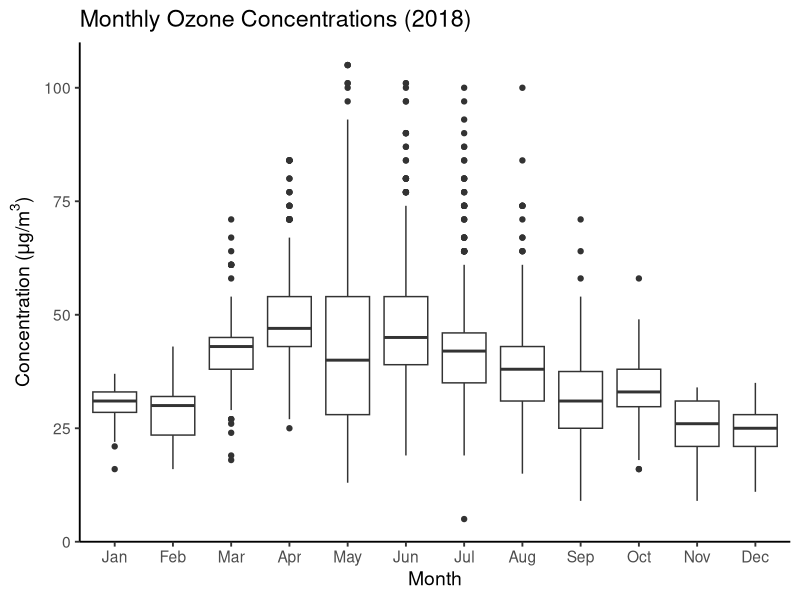
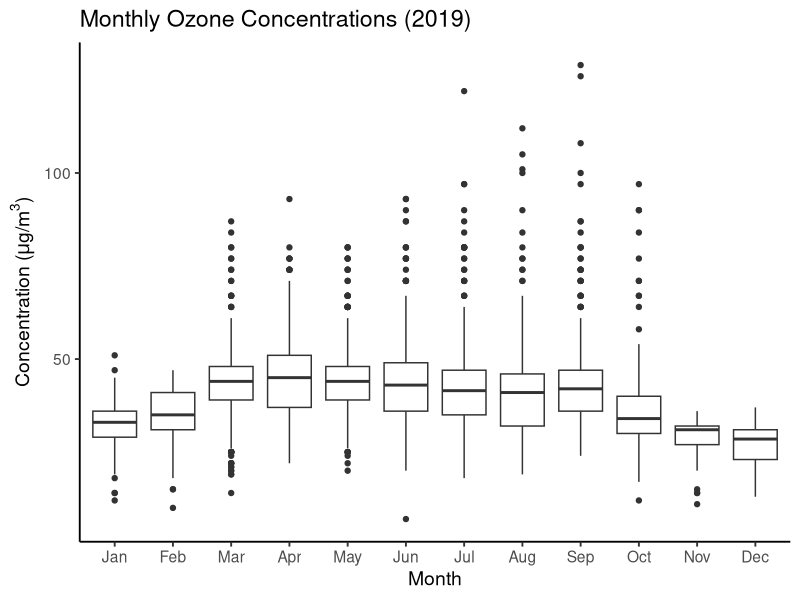

The R source for these figures, in order:
## ---- chunk 1
#Import libraries
library(tidyverse)
library(lubridate)
library(here)
library(knitr)

#Import EPA data (from the processed_KEY folder) & fix dates
epa_data <- read.csv(
  here("Data","Processed_KEY","EPAair_O3_PM25_NC1819_Processed.csv"),
  stringsAsFactors = TRUE) %>% 
  mutate(Date = ymd(Date))
## ---- chunk 2
#Compute mean PM2.5 concentration for each county, sorted by value
summary_PM25 <- epa_data %>% 
  drop_na(PM2.5) %>% 
  group_by(COUNTY) %>% 
  summarize(mean_PM2.5 = mean(PM2.5)) %>% 
  arrange(mean_PM2.5)

#Compute mean ozone concentration for each county, sorted by value
summary_Ozone <- epa_data %>% 
  drop_na(Ozone) %>% 
  group_by(COUNTY) %>% 
  summarize(
    mean_Ozone = mean(Ozone)) %>% 
  arrange(mean_Ozone)

#Use the `kable` function to produce the 2 tables in markdown format
kable(summary_PM25,
      digits = 2,
      col.names = c("County", "$\\mu g/m^3$"),
      caption = "Mean Particulates (2.5mm)")
kable(summary_Ozone, 
      digits = 2,
      col.names = c("County", "$\\mu g/m^3$"),
      caption = "Mean Ozone")

## ---- chunk 3

#set text size to be bigger
theme_set(theme_classic(base_size =14))

#boxplot of ozone level by month for 2018
epa_data %>%
  filter(Year == 2018) %>% 
  ggplot(
    aes(
      x = factor(
        Month,
        levels = 1:12,
        labels = month.abb),
      y = Ozone 
    )
  )+
  geom_boxplot()+
  scale_x_discrete(
    drop = FALSE
  )+
  labs(
    title = "Monthly Ozone Concentrations (2018)",
    y = expression("Concentration (" * mu * "g/m"^3 * ")"),
    x = "Month"
  )

## ---- chunk 4
#boxplot of ozone level by month for 2019
epa_data %>%
  filter(Year == 2019) %>% 
  ggplot(
    aes(
      x = factor(
        Month,
        levels = 1:12,
        labels = month.abb),
      y = Ozone 
    )
  )+
  geom_boxplot()+
  scale_x_discrete(
    drop = FALSE
  )+
  labs(
    title = "Monthly Ozone Concentrations (2019)",
    y = expression("Concentration (" * mu * "g/m"^3 * ")"),
    x = "Month"
  )
